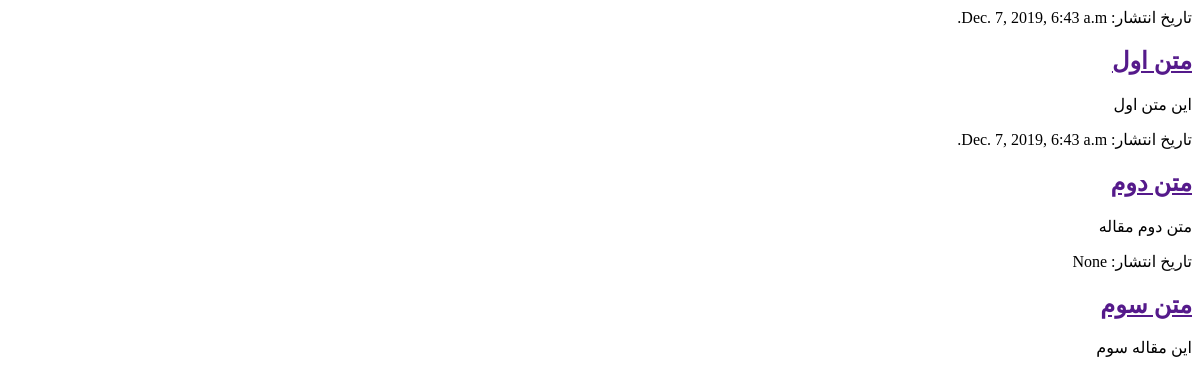
The app's page /, older data.
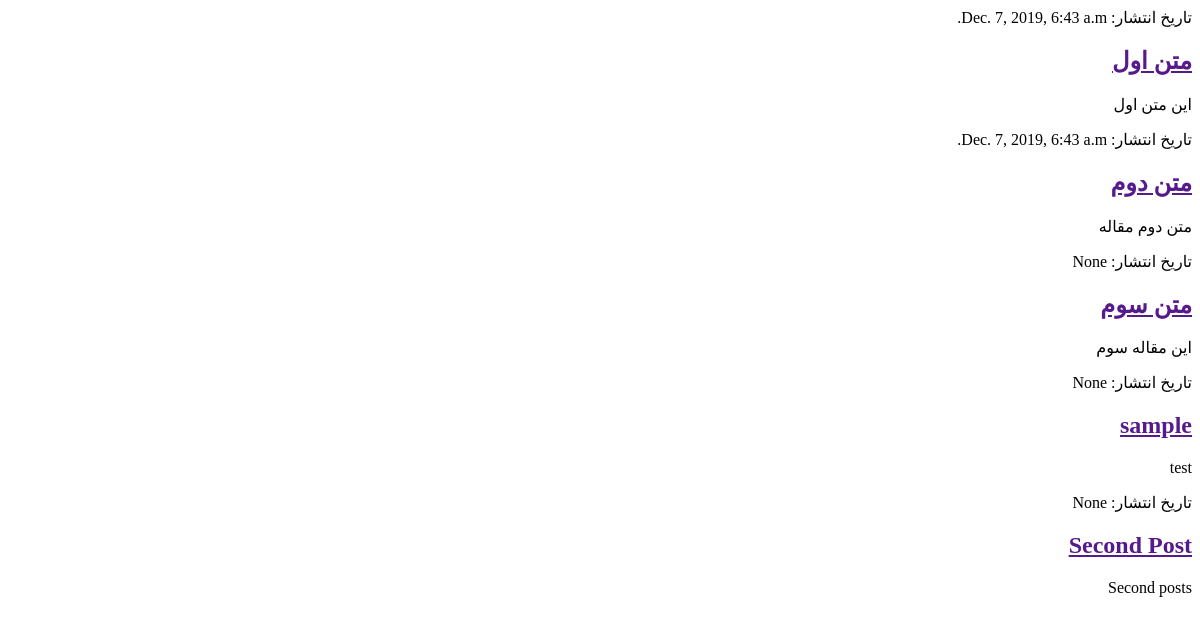
The same page, newer data.
### blog/models.py (models this page shows, shortened)
class Post(models.Model):
    author = models.ForeignKey(settings.AUTH_USER_MODEL, on_delete=models.CASCADE)
    title = models.CharField(max_length=200)
    text = models.TextField()
    created_date = models.DateTimeField(default=timezone.now)
    published_date = models.DateTimeField(blank=True, null=True)

### blog/views.py (the view)
# urls.py: path('', views.post_list, name='post_list'),
def post_list(request):
    posts = Post.objects.all()
    return render(request, 'blog/post_list.html', {'posts': posts})

### blog/templates/blog/post_list.html (shortened to what this page needs)
<html dir=rtl>
    <head>
    </head>
    <body>
{% for post in posts %}
    <div>
        <p>تاریخ انتشار: {{ post.published_date }}</p>
        <h2><a href="">{{ post.title }}</a></h2>
        <p>{{ post.text|linebreaksbr }}</p>
    </div>
{% endfor %}
    </body>
</html>

Row changes from the older to the newer data that the page shows:
added Post: published_date "None", title "sample", text "test"
added Post: published_date "None", title "Second Post", text "Second posts"
